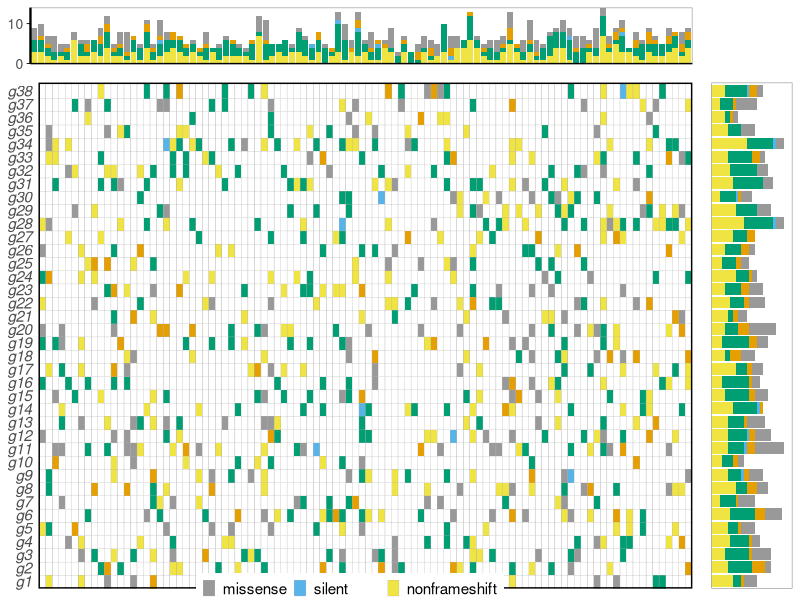

Here is the R script that generated this plot:
## demo for heatmap with barplot on top and right panels, 
## also called the rainfall plot or oncoplot
## the basic steps are as follows:
##    1. create each plots seperately
##    2. save the legend of one plot as a seperate grob
##    3. strip the legends from the plots
##    4. arrange plots by gtable or arrangeGrob 
##    5. draw the four plots and the legend below or above (or any other) them

## 2016-10-26
## problems remained to resolved:
##    1. increase spacing between legend keys
##    2. orientation of gene names
##    3. let y-axis of the right plot show on top
##    4. how to add a left vertical plot ?
##    
## 2016-10-28
## solution to problem 3 and 4:
##    use scale_y_reverse() to make the Y axis reverse. 


library(ggplot2)
library(grid)
library(gridExtra)
library(gtable)
library(reshape2)

# a demo mutation data
# set dictionary of mutation type
dictType=c("missense", 
           "nonsense",
           "silent",
           "frameshift",
           "nonframeshift"
           )
names(dictType)=1:5

# simulate a mutation data
# simulate a oncomatrix
df=data.frame(matrix(
  sample(0:5,100*38,replace = T,prob=c(0.9,0.05,0.02,0.003,0.07,0.08)),
  nr=100,nc=38)
)
colnames(df)=paste0("g",1:ncol(df))
df$sample=sample(paste0("s",1:nrow(df)))

# convert it to data.frame format
onco=melt(df,id.vars = "sample", variable.name = "gene", value.name = "mutation")
onco$mutation[onco$mutation==0]=NA # remove non-mutation rows
onco$mutation=factor(onco$mutation,labels = c(dictType)) # assign label

## how to decide gene order ?
# or just provide a pre-sort gene list?



## how to sort sample order ?
# or just provide a pre-sort sample list?
# or sort by frequency ?



# set custom theme()
mythm=theme(
  axis.title.y = element_blank(),
  axis.title.x = element_blank(),
  axis.text.x=element_blank(),
  axis.ticks=element_blank(),
  panel.grid=element_blank(),
  panel.background=element_rect(fill="white",colour = NA),
  panel.border=element_rect(fill=NA,colour="grey50")
)

# how to increase the spacing of legend key ?
legend_theme <- theme(
  legend.position="bottom",
  legend.direction="horizontal",
  legend.text=element_text(size=11),
  legend.title=element_blank(),
  legend.key.height=unit(0.4,"cm"),
  legend.key.width=unit(0.3,"cm")
)

# set manual color
cbPalette <- c("#999999", "#E69F00", "#56B4E9", "#009E73", "#F0E442", "#0072B2", "#D55E00", "#CC79A7")

# draw heatmap, the body part
Hp <- ggplot(onco,aes(x=sample,y=gene,fill=mutation)) + 
  geom_tile(width=1,height=1.2,colour="grey70") +
  scale_fill_manual(values = cbPalette, na.value="white") +
  mythm + 
  theme(panel.border=element_rect(size=1, color="black"),
        axis.text.y=element_text(face="italic", size=11),
        legend.position="none"
  )

# draw sample status, the top part
Tp <- ggplot(subset(onco,!is.na(mutation)), aes(x=sample, fill=mutation)) + geom_bar() +
  scale_fill_manual(values=cbPalette) + # set fill color
  scale_y_continuous(breaks=c(0,10,30),expand = c(0, 0)) +  # set y axis
  mythm + theme(legend.position="none", 
        rect=element_blank(), 
        axis.line.y=element_line(size=0.8), 
        axis.line.x=element_line(size=0.5),
        axis.ticks.y=element_line(size=0.3,color="black"),
        # how to add tick on Y-axis ?
       # axis.ticks.length=unit(1,"cm"),
        axis.text.y=element_text(face="plain", size=10)
        )

# draw gene status, the right part 
# how to add a top y-axis line and tick marker? use secondary axis?
Rp <- ggplot(subset(onco,!is.na(mutation)), aes(x=gene, fill=mutation)) + geom_bar() +
  coord_flip() +  
  scale_fill_manual(values=cbPalette) + # set fill color
  scale_y_continuous(breaks=c(0,10,30),limits = c(0,30),expand = c(0, 0)) +  # set y axis
  mythm + theme(legend.position="none", 
                rect=element_blank(),
                axis.line.x=element_blank(),
                axis.text.y=element_blank()
                )

# draw an empty figure, for debuging
empty <- ggplot() + 
  geom_point(aes(1,1), colour="white") +
  theme(                              
    plot.background = element_blank(), 
    panel.grid.major = element_blank(), 
    panel.grid.minor = element_blank(), 
    panel.border = element_blank(), 
    panel.background = element_blank(),
    axis.title.x = element_blank(),
    axis.title.y = element_blank(),
    axis.text.x = element_blank(),
    axis.text.y = element_blank(),
    axis.ticks = element_blank()
  )

# combine figures
# grob all elements
#leg <- extract_ggplot2_legend(Hp)
gH=ggplotGrob(Hp + legend_theme + theme(legend.text=)) # grob the heatmap part, main part of the oncoplot
leg=gH$grobs[which(sapply(gH$grobs,function(x) x$name) == "guide-box")] # extract the legend grob
gH=ggplotGrob(Hp) # grob it again
gT=ggplotGrob(Tp) 
gR=ggplotGrob(Rp)

# let the top and heatmap with same width, right and heatmap with same height
maxWidth=grid::unit.pmax(gT$width[2:5],gH$widths[2:5])
maxHeight=grid::unit.pmax(gT$heights[2:5],gH$heights[2:5])
# let the heights and widths consistent
gT$widths[2:5] <- gH$widths[2:5] <- as.list(maxWidth)
gT$heights[2:5] <- gH$heights[2:5] <- as.list(maxHeight)

# arrange the grobs
# how to arrange the heights sizes ? 
gC <- arrangeGrob(gT,empty,gH,gR,ncol=2,nrow=2, widths=c(7,1), heights=c(1,7))
gC <- gtable_add_rows(gC, heights = unit(0,"line"), pos=-1)
gC <- gtable_add_grob(gC, leg, t=3, b=3, l=1.5, r=1.5)


jpeg("C:/Users/LibJu/workspace/Github-project_scripts-repository/NPC_Genomics/oncoplot/demo_1.jpeg",width=600,height=800)
grid.newpage()
grid.draw(gC)
dev.off()
